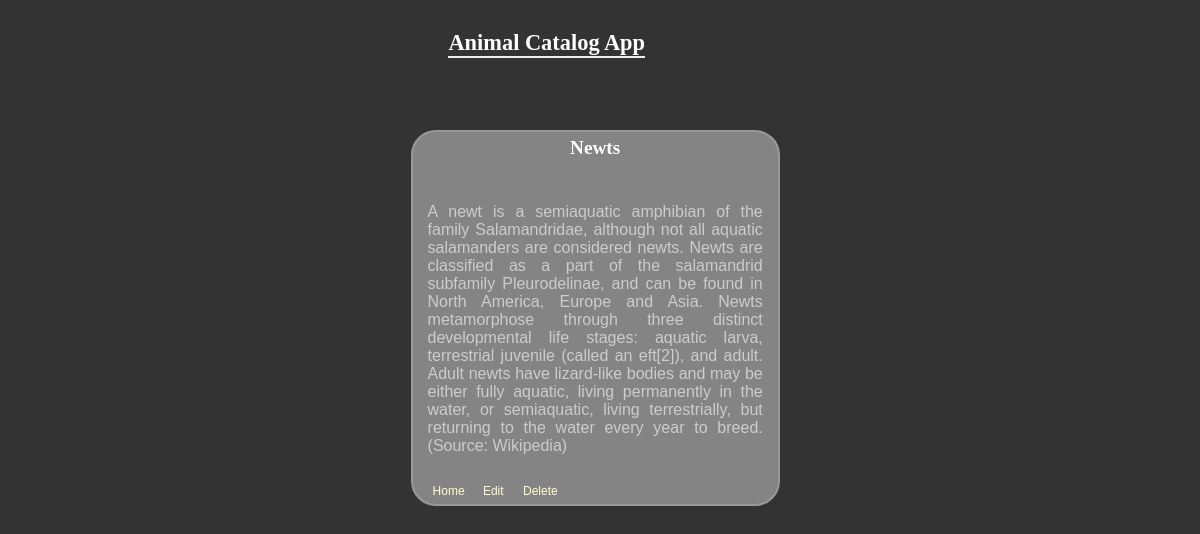
Screenshot of /catalog/Amphibians/1/show with the database file from the repository.
### database_setup.py (models this page shows)
class Items(Base):
    __tablename__ = 'items'
    name = Column(String(80), nullable=False)
    id = Column(Integer, primary_key=True)
    description = Column(String(250))
    category_id = Column(Integer, ForeignKey('categories.id'))
    categories = relationship(Categories)

### project.py (the view)
@app.route('/catalog/<string:category_name>/<int:item_id>/show')
def itemDetail(category_name, item_id):
    category = session.query(Categories).filter_by(name=category_name).one()
    item = session.query(Items).filter_by(id=item_id).one()
    return render_template('detail.html', item=item, category_name=category_name)

### templates/detail.html
<html>
	<head>
		<link rel=stylesheet type=text/css href="{{ url_for('static', filename='styles.css') }}">
	</head>
	<body>
		<div class = 'header center'>
			<h1>Animal Catalog App</h1>
		</div>
		<div class = 'pane center'>
			<div class = 'header'>
				<h2><strong> {{ item.name }} </strong></h2>
			</div>
			<div class='descDiv'><p>{{ item.description }}</p></div>
			<div class = "editdeletepane">
				<a href = '{{ url_for('homePage') }}'> Home </a>
				<a href='{{url_for('editItem', item_id = item.id)}}'>Edit</a>
				<a href='{{url_for('deleteItem', item_id = item.id)}}'>Delete</a>
			</div>
		</div>
	</body>
</html>

### static/styles.css (style rules this page uses)
body { font-family: sans-serif; background-image: url('img3.jpg'); background-color: #333333 }
h1, h2, h3, h4 { color: #FFFFFF; }
h1, h2 { font-family: 'Georgia', serif; margin: 0; }
h1 { border-bottom: 2px solid #eee; font-size: 1.4em; }
h2 { font-size: 1.2em; }
p, dd, dt { color: #CCCCCC; }
a { text-decoration: none; color:#FFFFCC; font-size: .75em; margin-left: 15px; }
.pane { width:30%; float: left; border: 2px solid; border-radius: 25px; padding: 5px; margin: 30px 8%; border-color: #999999; background-color: #848484 }
.center { margin: 30px 34%; }
.header { left:50%; text-align: center; height: 40px; }
.descDiv { text-align: justify; padding: 10px; }
.header h1 { float: left; margin-left: 10%; }

### rows the page displays
Items: name "Newts", description "A newt is a semiaquatic amphibian of the family Salamandridae, although not all aquatic salamanders are considered newts. Newts are classified as a part of the salamandrid subfamily Pleurodelinae, and can be found in North America, Europe and Asia. Newts metamorphose through three distinct developmental life stages: aquatic larva, terrestrial juvenile (called an eft[2]), and adult. Adult newts have lizard-like bodies and may be either fully aquatic, living permanently in the water, or semiaquatic, living terrestrially, but returning to the water every year to breed. (Source: Wikipedia)"
